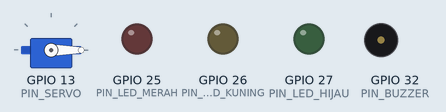
This sketch was run on a simulated ESP32. Parts: servo, output pins drawn as LEDs (lit = HIGH), buzzer (waves = sounding, pin HIGH). No radio packets arrive unless stated; what the sketch prints to the serial monitor is not drawn.

Above: at 1.0 s.
At 2.04 s:
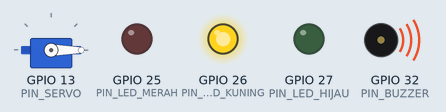
Timing chart, 0 to 5.1 s (numbered marks = the images above):
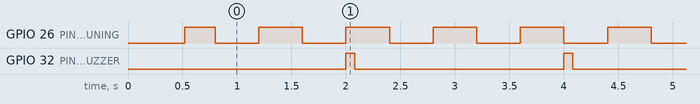

Measured:
- by itself, GPIO 26 (PIN_LED_KUNING): repeats every 0.80 s: LOW 0.40 s, HIGH 0.40 s
- by itself, GPIO 32 (PIN_BUZZER): alternates HIGH for 0.08 s and LOW for 1.9 s
- by itself, everything shown: repeats every 4.0 s, in 12 steps

The sketch:

05_maw_receiver.ino
```cpp
// TAHAP 3b - MAW Warning Node (penerima)
// Menerima status dari sensor node lewat LoRa, lalu menyalakan LED, buzzer, dan servo.
// Bekerja tanpa internet.
//
// Library: "LoRa" (Sandeep Mistry), "ESP32Servo" (Kevin Harrington)
//
// Fail-safe: jika tidak ada paket selama LINK_TIMEOUT_MS, LED kuning berkedip
// dan buzzer berbunyi pendek, supaya pengguna jalan tahu sistem tidak bisa dipercaya.

#include <SPI.h>
#include <LoRa.h>
#include <ESP32Servo.h>

// ---------------- KONFIGURASI PIN ----------------
const int PIN_LORA_SS   = 5;
const int PIN_LORA_RST  = 14;
const int PIN_LORA_DIO0 = 2;
const int PIN_LED_MERAH  = 25;
const int PIN_LED_KUNING = 26;
const int PIN_LED_HIJAU  = 27;
const int PIN_BUZZER     = 32;   // buzzer aktif (bunyi saat HIGH)
const int PIN_SERVO      = 13;

// ---------------- KONFIGURASI ----------------
const long LORA_FREQ = 433E6;
const int  LORA_SYNC = 0xA5;
const int  NODE_ID_DITERIMA = 1;
const unsigned long LINK_TIMEOUT_MS = 5000;
const int SUDUT_BUKA  = 0;
const int SUDUT_TUTUP = 90;

enum Level { AMAN = 0, WASPADA = 1, BAHAYA = 2 };

Servo palang;
Level level = AMAN;
unsigned long lastPacket = 0;
bool pernahTerima = false;
int sudutSekarang = -1;

void setPalang(int sudut) {
  if (sudut != sudutSekarang) { palang.write(sudut); sudutSekarang = sudut; }
}

void setKeluaran(bool merah, bool kuning, bool hijau, bool buzzer) {
  digitalWrite(PIN_LED_MERAH, merah);
  digitalWrite(PIN_LED_KUNING, kuning);
  digitalWrite(PIN_LED_HIJAU, hijau);
  digitalWrite(PIN_BUZZER, buzzer);
}

void setup() {
  Serial.begin(115200);
  delay(500);

  pinMode(PIN_LED_MERAH, OUTPUT);
  pinMode(PIN_LED_KUNING, OUTPUT);
  pinMode(PIN_LED_HIJAU, OUTPUT);
  pinMode(PIN_BUZZER, OUTPUT);
  setKeluaran(false, false, false, false);

  palang.setPeriodHertz(50);
  palang.attach(PIN_SERVO, 500, 2400);
  setPalang(SUDUT_BUKA);

  LoRa.setPins(PIN_LORA_SS, PIN_LORA_RST, PIN_LORA_DIO0);
  if (!LoRa.begin(LORA_FREQ)) {
    Serial.println("LoRa GAGAL mulai.");
    while (true) {            // tanpa LoRa, tampilkan kondisi gangguan
      digitalWrite(PIN_LED_KUNING, !digitalRead(PIN_LED_KUNING));
      delay(300);
    }
  }
  LoRa.setSpreadingFactor(9);
  LoRa.setSignalBandwidth(125E3);
  LoRa.setCodingRate4(5);
  LoRa.setSyncWord(LORA_SYNC);
  LoRa.enableCrc();

  Serial.println("ms,node,seq,level,skor,sL,sV,sA,flags,rssi,snr");
}

void terimaPaket() {
  int size = LoRa.parsePacket();
  if (size <= 0) return;

  char buf[80];
  int n = 0;
  while (LoRa.available() && n < (int)sizeof(buf) - 1) buf[n++] = (char)LoRa.read();
  buf[n] = '\0';

  int node, lv, skor, sL, sV, sA, flags;
  unsigned long seq;
  int ok = sscanf(buf, "MAW,%d,%lu,%d,%d,%d,%d,%d,%d", &node, &seq, &lv, &skor, &sL, &sV, &sA, &flags);
  if (ok != 8 || node != NODE_ID_DITERIMA || lv < 0 || lv > 2) return;   // paket asing diabaikan

  level = (Level)lv;
  lastPacket = millis();
  pernahTerima = true;
  Serial.printf("%lu,%d,%lu,%d,%d,%d,%d,%d,%d,%d,%.1f\n",
                millis(), node, seq, lv, skor, sL, sV, sA, flags, LoRa.packetRssi(), LoRa.packetSnr());
}

void loop() {
  terimaPaket();

  unsigned long now = millis();
  bool linkPutus = !pernahTerima || (now - lastPacket > LINK_TIMEOUT_MS);

  if (linkPutus) {
    // Gangguan: kuning berkedip, bunyi pendek tiap 2 detik, palang dibiarkan pada posisi terakhir
    bool kedip = (now / 400) % 2;
    bool bip = (now % 2000) < 80;
    setKeluaran(false, kedip, false, bip);
    return;
  }

  switch (level) {
    case BAHAYA: {
      bool kedip = (now / 250) % 2;
      setKeluaran(kedip, false, false, kedip);   // merah berkedip + buzzer cepat
      setPalang(SUDUT_TUTUP);
      break;
    }
    case WASPADA: {
      bool bip = (now % 1000) < 150;
      setKeluaran(false, true, false, bip);      // kuning tetap + buzzer lambat
      setPalang(SUDUT_BUKA);
      break;
    }
    default:
      setKeluaran(false, false, true, false);    // hijau
      setPalang(SUDUT_BUKA);
      break;
  }
}
```
